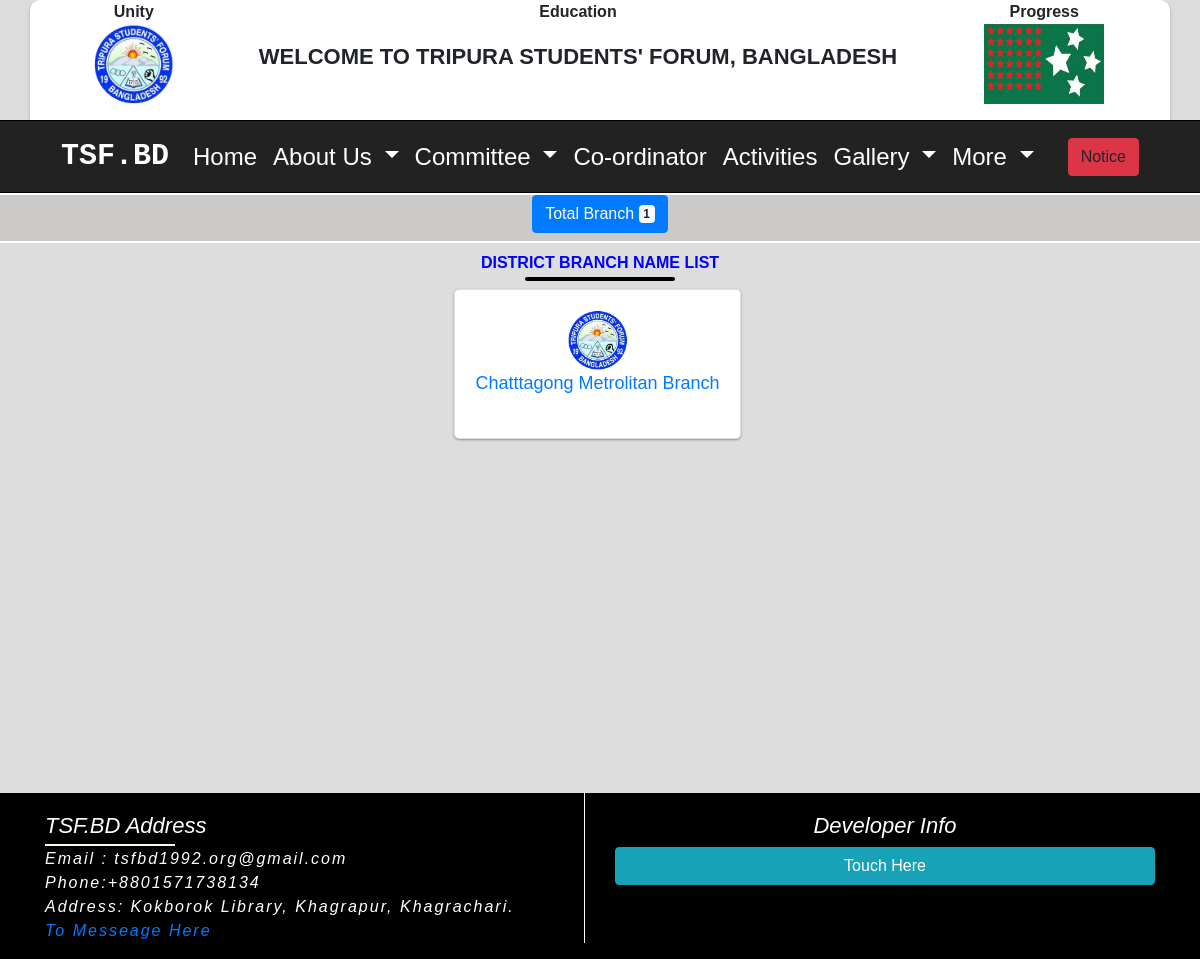
Page /branch-name/district-branch/11/ on the committed database.
### Home_app/models.py (models this page shows, shortened)
class TsfAboutSetting(models.Model):
    tsf_logo = models.ImageField(upload_to='tsf_logo', blank=True)
    tsf_flag = models.ImageField(upload_to='tsf_flag', blank=True)
    tsf_greeting = models.CharField(max_length=255, blank=True)
    country = models.CharField(max_length=255, blank=True)
    tsf_phone = models.CharField(max_length=255, blank=True)
    tsf_email = models.EmailField(max_length=255, blank=True)
    tsf_address = models.TextField(blank=True)
    tsf_about = models.TextField(blank=True)
    tsf_president_name = models.CharField(max_length=255, blank=True)
    tsf_president_photo = models.ImageField(upload_to='president_photo')
    tsf_president_title = models.CharField(max_length=255, blank=True)
    tsf_president_about = models.TextField(blank=True)
    tsf_secretary_name = models.CharField(max_length=255, blank=True)
    tsf_secretary_photo = models.ImageField(upload_to='secretary_photo')
    tsf_secretary_title = models.CharField(max_length=255, blank=True)
    tsf_secretary_about = models.TextField(blank=True)
    tsf_fb_link = models.URLField(max_length=255, blank=True)
    tsf_twitter_link = models.URLField(max_length=255, blank=True)
    tsf_instagram_link = models.URLField(max_length=255, blank=True)
    tsf_linkdin_link = models.URLField(max_length=255, blank=True)
    tsf_youtube_link = models.URLField(max_length=255, blank=True)
    class Meta:
        verbose_name_plural = "TSF ABOUT"

### CommitteApp/models.py (models this page shows, shortened)
class BranchCategory(models.Model):
    name = models.CharField(max_length=200)
    slug = AutoSlugField(populate_from='name')

class BranchName(models.Model):
    branchname = models.CharField(max_length=200)
    slug = AutoSlugField(populate_from='branchname')
    branch_category = models.ForeignKey(BranchCategory, on_delete=models.CASCADE, related_name='branch_categories')
    class Meta:
        verbose_name_plural = "Branch Name"

### CommitteApp/views.py (the view)
# urls.py: path('branch-name/<slug:slug>/<int:pk>/', views.branch_name, name='branch_name'),
def branch_name(request, slug, pk):
   branch_categories =BranchCategory.objects.get(slug=slug, pk=pk)
   branch_name = BranchName.objects.all().filter(branch_category=branch_categories)
   context = {'branch_name': branch_name, 'branch_categories': branch_categories}
   return render(request, 'committee/branch_name.html', context)

### About_app/context_processors.py (called while the page is built)
def about_categories(request):
    about_categories = Category.objects.all()
    return {'about_categories': about_categories }

### Home_app/context_processors.py (called while the page is built)
def about_inform(request):
    about_inform = TsfAboutSetting.objects.first()
    return {'about_inform': about_inform}

def developer_info(request):
    developer_info = DeveloperInfo.objects.first()
    return {'developer_info': developer_info}

### Notice/context_processors.py (called while the page is built)
def notice_list(request):
    notice_list = NoticeBoard.objects.filter(publish_date__lte=timezone.now()).order_by('-publish_date')[:1]
    return {'notice_list': notice_list }

### templates/committee/branch_name.html (shortened to what this page needs)
{% extends 'home/base.html' %}
{% load static %}
{% block body %}
<section class="branch_name_list_section">
    <div class="branch_navbar">
       <div class="container text-center">
        <button type="button" class="btn btn-primary">
            Total Branch <span class="badge badge-light">{{ branch_categories.branch_categories.count }}</span>
          </button>
     </div>
    </div>
<div class="container">
    <h1 class="branch_heading_title">{{ branch_categories.name }} name list</h1>
   <div class="row justify-content-center">
       {% for name in branch_name %}
       <div class="card branc_section">
           <div class="card-body">
            <div class="text-center">
                <img src="{% static 'img/tsf.jpg'%}" alt="" class="branch_tsf_logo">
              </div>
              <p class="branch_categories_name"><a href="{% url 'branch_year_list' name.slug name.pk %}">{{ name.branchname}}</a></p>
           </div>
       </div>
       {% empty %}
       <div class="alert alert-danger" role="alert">
         Not added yet..thank you
         </div>
       {% endfor %}
   </div>
</div>
</section>
{% endblock %}

### templates/home/banner.html
{% load static %}
<section id="banner_section">
  <div class="container logoheder">
     <div class="tsf-logo-box">
       <p  class="dignity">Unity</p>
       <img src="{{ about_inform.tsf_logo.url }}" alt="logo" class="tsf_logo_banner">
     </div>
     <div class="tsf-text-box">
       <p class="dignity">Education</p>
      <h3 class="banner_text">{{ about_inform.tsf_greeting}}, {{ about_inform.country}}</h3>
    </div>
    <div class="tsf-flag-box">
      <p  class="dignity">Progress</p>
      <img src="{{ about_inform.tsf_flag.url}}" alt="flag" class="tsf_flag_banner">
    </div>
    </div>
    </section>

### templates/home/footer.html (shortened to what this page needs)
<div class="container">
    <div class="row">
       <div class="col-md-6">
   <div class="side_left">
    <ul class="footer_list">
      <h2 class="Tsf_info">TSF.BD Address </h2>
       <li class="tsf_email"> Email : {{ about_inform.tsf_email }}</li>
       <li> Phone:{{ about_inform.tsf_phone }}</li>
       <li> Address: {{ about_inform.tsf_address }}</li>
       <li> <a href="{% url 'contact' %}">To Messeage Here</a></li>
     </ul>
   </div>
       </div>
       <div class="col-md-6">
<div class="footer_list">
  <h2 class="developer_title">Developer Info</h2>
<button type="button" class="btn btn-info btn-block" data-toggle="modal" data-target="#exampleModalCenter">
Touch Here
</button>
</div>
            </div>
    </div>
</div>

### Home_app/static/css/home.css (style rules this page uses)
* { margin: 0; padding: 0; }
body { font-family: 'Poppins', sans-serif; }
.logoheder { height: 120px; background: #fff; overflow: hidden; border-radius:10px 10px 0px 0px; box-shadow: rgba(50, 50, 93, 0.25) 0px 2px 5px -1px, rgba(0, 0, 0, 0.3) 0px 1px 3px -1px; }
.dignity { margin: 0; padding: 0; text-align: center; text-transform: capitalize; font-weight: bold; }
.tsf-logo-box { text-align: center; float: left; width: 16%; }
.tsf_logo_banner { height: 80px; width: 80px; border-radius: 50%; }
.tsf-text-box { margin-left: -22px; text-align: center; width: 68%; float: left; }
.tsf_flag_banner { height: 80px; width: 120px; }
.tsf-flag-box { text-align: center; float: left; width: 16%; }
.banner_text { margin-top: 20px; font-weight: bold; text-transform: uppercase; font-size: 22px; }

### Home_app/static/css/leader_app.css (style rules this page uses)
.branch_heading_title { margin-top: 10px; text-align: center; font-size: 16px; text-transform: uppercase; color: blue; font-weight: bold; }
.branch_heading_title:after { content: ''; display: block; width: 150px; height: 4px; background: #000; margin: 5px auto; border-radius: 10px; }
.branch_navbar { min-height: 50px; background-color: rgba(124, 106, 106, 0.171); border-bottom: 2px solid #fff; border-top: 2px solid #fff; }
.branch_categories_name { font-size: 18px; text-align: center; text-transform: capitalize; }
.branc_section { overflow: hidden; min-width: 250px; min-height: 150px; border-radius: 5px; float: left; box-shadow: rgba(0, 0, 0, 0.12) 0px 1px 3px, rgba(0, 0, 0, 0.24) 0px 1px 2px; margin-right: 5px; margin-bottom: 5px; }
.branch_name_list_section { min-height: 600px; }
.branch_tsf_logo { height: 60px; width: 60px; border-radius: 50%; }

### Home_app/static/css/footer.css (style rules this page uses)
.footer_list { padding-top: 20px; }
.side_left { border-right: 1px solid #fff; }
.footer_list li { font-size: 16px; letter-spacing: 2px; font-style: italic; list-style: none; color: #fff; }
.tsf_email { font-size: 16px; font-style: italic; }
.developer_title { text-align: center; color: #fff!important; font-size: 22px; font-style: italic; }
.Tsf_info { color: #fff; font-size: 22px; font-style: italic; position: relative; }
.Tsf_info::after { position: absolute; content: ''; height: 2px; width: 130px; display: block; margin-top: 5px; background: cornsilk; }

### rows in the picture
TsfAboutSetting: tsf_logo (picture), tsf_greeting "WELCOME TO TRIPURA STUDENTS' FORUM", country "BANGLADESH", tsf_flag (picture), tsf_email "tsfbd1992.org@gmail.com", tsf_phone "+8801571738134", tsf_address "Kokborok Library, Khagrapur, Khagrachari."
BranchCategory: branch_categories.count "1", name "DISTRICT BRANCH"
BranchName: branchname "Chatttagong Metrolitan Branch"
